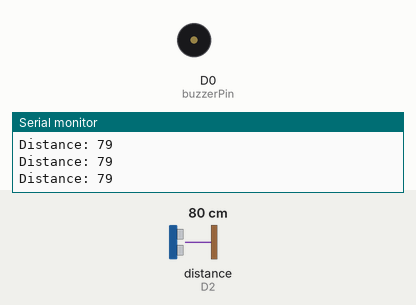
Simulated run of this sketch. Board: ESP8266 (NodeMCU). Shown: buzzer (waves = sounding), the last lines printed to the serial monitor. Wiring (inferred from the names in the program): ultrasonic range finder: trigger D1; echo D2. The test bench sets the inputs (shaded band); at power-on: distance to the obstacle (sensor on D2) 80 cm. The echo pulse lasts 58.3 µs per cm.

Above: at 1.2 s.
1.3 s: distance to the obstacle (sensor on D2) set to 69 cm
2.8 s: distance to the obstacle (sensor on D2) set to 61 cm
At 4.3 s:
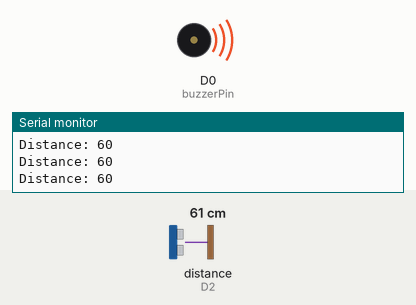
Timing chart, 0 to 5.8 s (numbered marks = the images above; inputs shaded):
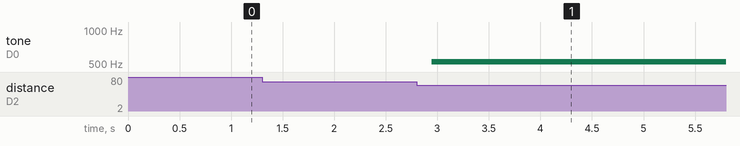

Measured:
- the behaviour switches between 66 and 65 cm on distance to the obstacle (sensor on D2) (found by bisection; images 0 and 1)
- after the input at 2.8 s, tone on D0 (buzzerPin): silent → 523 Hz after 0.15 s

The sketch:

Human_Mode_Buzzer.ino
```cpp
const int trigPin=D1;
const int echoPin=D2;
long duration;
int distance;

const int buzzerPin = D0;
int buzzer_duration=200;

void setup()
{
  pinMode(trigPin,OUTPUT);
  pinMode(echoPin,INPUT);
  pinMode(buzzerPin, OUTPUT);

  Serial.begin(115200);
}

void loop()
{
digitalWrite(trigPin, LOW);
delayMicroseconds(2);
digitalWrite(trigPin, HIGH);
delayMicroseconds(10); // Sets the trigPin on HIGH state for 10 micro seconds
digitalWrite(trigPin, LOW);
duration = pulseIn(echoPin, HIGH); // Reads the echoPin, returns the sound wave travel time in microseconds
distance= duration*0.034/2;// Calculating the distance
Serial.print("Distance: ");// Prints the distance on the Serial Monitor
Serial.println(distance);


if(distance<=8)
tone(buzzerPin, frequency('c'), buzzer_duration);

if(distance>8&&distance<=16)
tone(buzzerPin, frequency('d'), buzzer_duration);

if(distance>16&&distance<=24)
tone(buzzerPin, frequency('e'), buzzer_duration);

if(distance>24&&distance<=32)
tone(buzzerPin, frequency('f'), buzzer_duration);

if(distance>32&&distance<=40)
tone(buzzerPin, frequency('g'), buzzer_duration);

if(distance>40&&distance<=48)
tone(buzzerPin, frequency('a'), buzzer_duration);

if(distance>48&&distance<=56)
tone(buzzerPin, frequency('b'), buzzer_duration);

if(distance>56&&distance<=64)
tone(buzzerPin, frequency('C'), buzzer_duration);

delay(150);
}


int frequency(char note)
{
  // This function takes a note character (a-g), and returns the
  // corresponding frequency in Hz for the tone() function.

  int i;
  const int numNotes = 8;  // number of notes we're storing

  // The following arrays hold the note characters and their
  // corresponding frequencies. The last "C" note is uppercase
  // to separate it from the first lowercase "c". If you want to
  // add more notes, you'll need to use unique characters.

  // For the "char" (character) type, we put single characters
  // in single quotes.

  char names[] = { 'c', 'd', 'e', 'f', 'g', 'a', 'b', 'C' };
  int frequencies[] = {262, 294, 330, 349, 392, 440, 494, 523};

  // Now we'll search through the letters in the array, and if
  // we find it, we'll return the frequency for that note.

  for (i = 0; i < numNotes; i++)  // Step through the notes
  {
    if (names[i] == note)         // Is this the one?
    {
      return(frequencies[i]);     // Yes! Return the frequency
    }
  }
  return(0);  // We looked through everything and didn't find it,
              // but we still need to return a value, so return 0.
}
```
